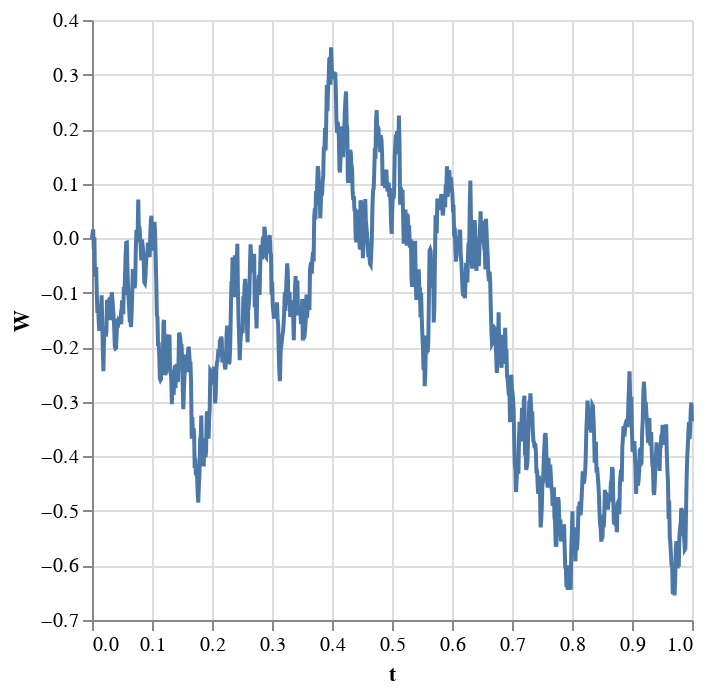

Notebook source saved alongside this figure:
### Markdown cell above
Visualize the process using Altair with `t` on the x-axis and `W(t)` on the y-axis and a line mark:

### Code cell
df=pd.DataFrame({'t':t,'W':W})
alt.Chart(df).mark_line().encode(
    x=alt.X('t'),
    y=alt.Y('W')
)

### Figure 1 — Vega-Lite specification as saved in the notebook (floating-point values rounded to 4 significant figures; data arrays with more than 128 entries replaced by an {"elided": "..."} marker saying what was removed)
{"$schema": "https://vega.github.io/schema/vega-lite/v1.2.1.json", "data": {"values": {"elided": "1000 records"}}, "encoding": {"x": {"field": "t", "type": "quantitative"}, "y": {"field": "W", "type": "quantitative"}}, "mark": "line"}
